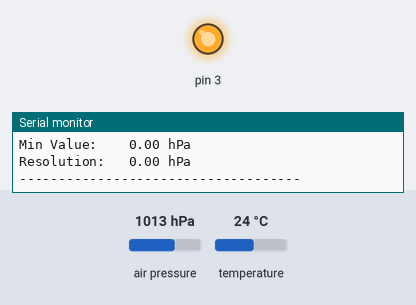
Recording of a sketch running on a simulated Arduino Uno, built with avr-gcc and run on an emulated ATmega328P. On the bench: output pins drawn as LEDs (lit = HIGH), the last lines printed to the serial monitor. The inputs (shaded band) are chosen by the test bench; at power-on: air pressure 1013 hPa, temperature 24 °C.

Above: at 1.1 s.
At 3.2 s:
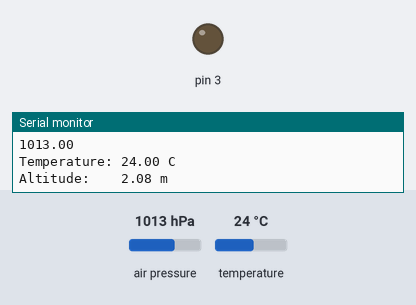
Timing chart, 0 to 5.9 s (numbered marks = the images above):
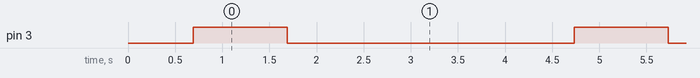

Measured:
- by itself, pin 3: alternates HIGH for 1.0 s and LOW for 3.0 s

The sketch:

pressure_sensor.ino
```cpp
#include <Wire.h>
#include <Adafruit_Sensor.h>
#include <Adafruit_BMP085_U.h>

/*    You should also assign a unique ID to this sensor for use with
   the Adafruit Sensor API so that you can identify this particular
   sensor in any data logs, etc.  To assign a unique ID, simply
   provide an appropriate value in the constructor below (12345
   is used by default in this example).

   Connections
   ===========
   Connect SCL to analog 5
   Connect SDA to analog 4
   Connect VDD to 3.3V DC
   Connect GROUND to common ground

*/

Adafruit_BMP085_Unified bmp = Adafruit_BMP085_Unified(10085);
// program variables
float min_press = 1200.0;

void displaySensorDetails(void)
{
  sensor_t sensor;
  bmp.getSensor(&sensor);
  Serial.println("------------------------------------");
  Serial.print  ("Sensor:       "); Serial.println(sensor.name);
  Serial.print  ("Driver Ver:   "); Serial.println(sensor.version);
  Serial.print  ("Unique ID:    "); Serial.println(sensor.sensor_id);
  Serial.print  ("Max Value:    "); Serial.print(sensor.max_value); Serial.println(" hPa");
  Serial.print  ("Min Value:    "); Serial.print(sensor.min_value); Serial.println(" hPa");
  Serial.print  ("Resolution:   "); Serial.print(sensor.resolution); Serial.println(" hPa");
  Serial.println("------------------------------------");
  Serial.println("");
  delay(500);
}

void setup(void)
{
  Serial.begin(9600);
  pinMode(3, OUTPUT);
  Serial.println("Pressure Sensor Test"); Serial.println("");

  /* Initialise the sensor */
  if(!bmp.begin())
  {
     Serial.print("Ooops, no BMP085 detected ... Check your wiring or I2C ADDR!");
    while(1);  // stays here forever!
  }

  displaySensorDetails();
}

void loop(void)
{
  /* Get a new sensor event */
  sensors_event_t event;
  bmp.getEvent(&event);

 digitalWrite(3, HIGH);
 delay(1000);
 digitalWrite(3, LOW);
  if (event.pressure)
  {

    Serial.print("Pressure:    ");
    Serial.print(event.pressure);
    Serial.println(" hPa");
    if (event.pressure < min_press) min_press = event.pressure;
    Serial.println(min_press);


    float temperature;
    bmp.getTemperature(&temperature);
    Serial.print("Temperature: ");
    Serial.print(temperature);
    Serial.println(" C");

    float seaLevelPressure = SENSORS_PRESSURE_SEALEVELHPA;
    Serial.print("Altitude:    ");
    Serial.print(bmp.pressureToAltitude(seaLevelPressure,
                                        event.pressure));
    Serial.println(" m");
    Serial.println("");
  }
  else
  {
    Serial.println("Sensor error");
  }
  delay(3000);

} // end program
```
